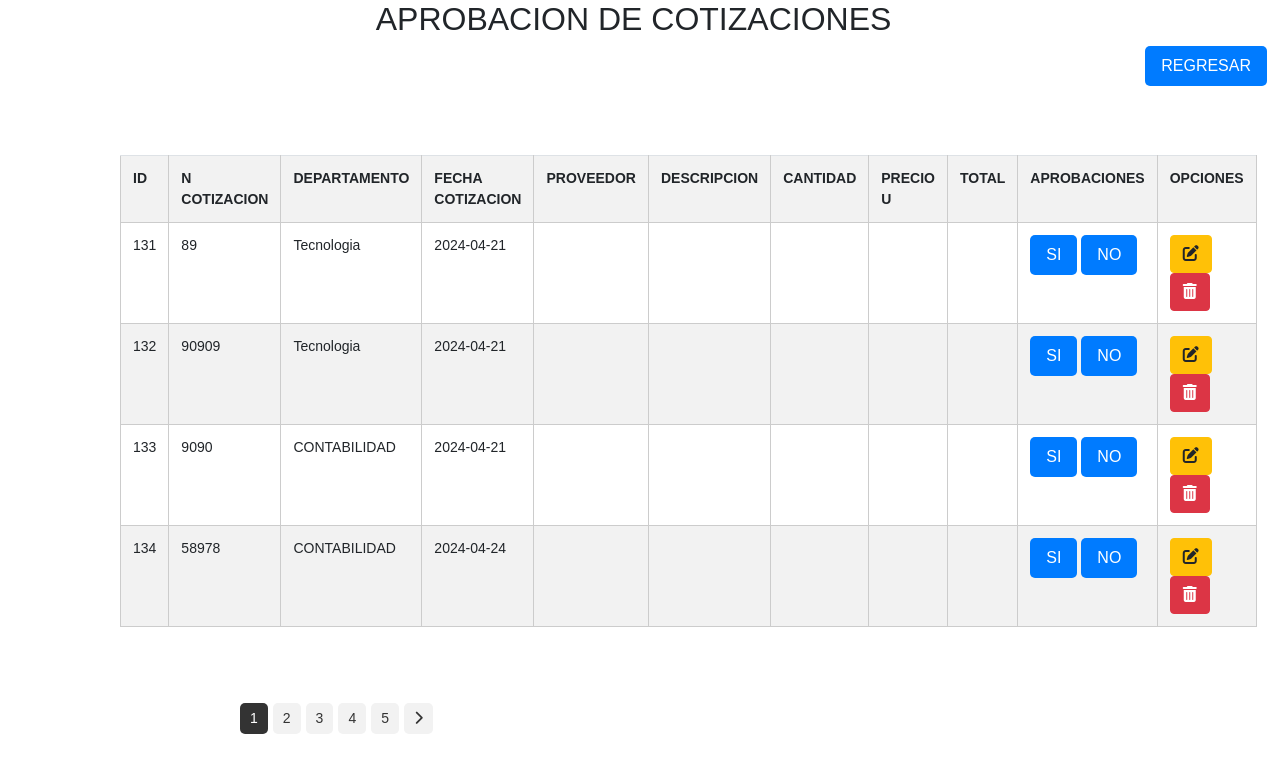
Screenshot of /cotizaciones/aprobacion_cotizaciones.php with the database file from the repository.
### tables this page shows
CREATE TABLE `tbl_cotizacion` (
  `ID_COTIZACION` int(11) NOT NULL AUTO_INCREMENT,
  `ID` int(11) DEFAULT NULL,
  `ID_PROVEEDOR` int(11) DEFAULT NULL,
  `NUMERO_COTIZACION` varchar(20) DEFAULT NULL,
  `DEPARTAMENTO` varchar(100) NOT NULL,
  `FECHA_COTIZACION` date DEFAULT NULL,
  `ESTADO` varchar(255) NOT NULL,
  `URL` varchar(255) NOT NULL,
  `FECHA_CREACION` timestamp NOT NULL DEFAULT current_timestamp(),
  `FECHA_MODIFICACION` timestamp NOT NULL DEFAULT current_timestamp() ON UPDATE current_timestamp(),
  `CREADO_POR` varchar(255) DEFAULT NULL,
  `MODIFICADO_POR` varchar(255) DEFAULT NULL,
  PRIMARY KEY (`ID_COTIZACION`),
  KEY `ID_PROVEEDOR` (`ID_PROVEEDOR`),
  KEY `tbl_solicitudes_tbl_cotizacion` (`ID`),
  CONSTRAINT `tbl_cotizacion_ibfk_1` FOREIGN KEY (`ID_PROVEEDOR`) REFERENCES `tbl_proveedores` (`ID_PROVEEDOR`)
);

### cotizaciones/aprobacion_cotizaciones.php (the view, shortened to what this page needs)
<!DOCTYPE html>
<html lang="en">
<head>
    <link rel="stylesheet" href="../css/estilos.css">
    <link href="https://cdn.jsdelivr.net/npm/bootstrap@5.3.0/dist/css/bootstrap.min.css" rel="stylesheet">
    <link rel="stylesheet" href="https://stackpath.bootstrapcdn.com/bootstrap/4.5.0/css/bootstrap.min.css">
</head>
<body>
    <h2 class="text-center">APROBACION DE COTIZACIONES</h2>
    <link rel="stylesheet" href="styles.css">
    <a href="./cotizaciones.php">
        <button id="btnregresar">REGRESAR</button>
    </a>
<br>
<br>
    <div class="content">
        <div class="table-container">
                <tbody>
                <br>
        <?php
        $conexion = mysqli_connect("localhost", "root", "", "gestion_compras2");
        $sql = "SELECT * FROM tbl_cotizacion";
        $resultados = mysqli_query($conexion, $sql);
        if (mysqli_num_rows($resultados) > 0) {
            echo '<table class="table table-striped">
                    <tr>
                    <th>ID</th>
                    <th>N COTIZACION</th>
                    <th>DEPARTAMENTO</th>
                    <th>FECHA COTIZACION</th>
                    <th>PROVEEDOR</th>
                    <th>DESCRIPCION</th>
                    <th>CANTIDAD</th>
                    <th>PRECIO U</th>
                    <th>TOTAL</th>
                    <th>APROBACIONES</th>
                    <th>OPCIONES</th>
                    </tr>';
            while ($row = mysqli_fetch_assoc($resultados)) {
                echo '<tr>
                        <td>' . $row['ID_COTIZACION'] . '</td>
                        <td>' . $row['NUMERO_COTIZACION'] . '</td>
                        <td>' . $row['DEPARTAMENTO'] . '</td>
                        <td>' . $row['FECHA_COTIZACION'] . '</td>
                        <td>' . $row['NOMBRE_PROVEEDOR'] . '</td>
                        <td>' . $row['DESCRIPCION'] . '</td>
                        <td>' . $row['CANTIDAD'] . '</td>
                        <td>' . $row['PRECIO'] . '</td>
                        <td>' . $row['TOTAL'] . '</td>
                        <td>
                        <label>
                        <input type="radio" name="aprobacion" class="checklist-input" />
                        <span class="checklist-label">
                            SI
                        </span>
                    </label>
                    <label>
                    <input type="radio" name="aprobacion" class="checklist-input" />
                    <span class="checklist-label">
                        NO
                    </span>
                </label>
                        <td>
                        <a href="../cotizaciones/editar_cotizacion.php?id=' . $row['ID_COTIZACION'].'"class="btn btn-warning" >
                        <i class="fas fa-edit"></i>
                        </a>
                        <a href="../cotizaciones/eliminar_cotizacion.php?id=' . $row['ID_COTIZACION'] . '"class="btn btn-danger">
                        <i class="fas fa-trash-alt"></i>
                    </a>
                        </td>
                        </td>
                    </tr>';
            }
            echo '</table>';
        } else {
            mostrarMensaje("No se encontraron registros.", "info");
        }
        ?>
            <div class="content">
                <?php
                $totalSolicitudes = 50;
                $registrosPorPagina = 10;
                $totalPaginas = ceil($totalSolicitudes / $registrosPorPagina);
                $paginaActual = isset($_GET['page']) ? $_GET['page'] : 1;
                ?>
                <div class="pagination">
                    <?php
                    for ($i = 1; $i <= $totalPaginas; $i++) {
                        echo '<a href="?page=' . $i . '" ' . ($i == $paginaActual ? 'class="current"' : '') . '>' . $i . '</a>';
                    }
                    if ($paginaActual < $totalPaginas) {
                        echo '<a href="?page=' . ($paginaActual + 1) . '"><i class="fas fa-chevron-right"></i></a>';
                    }
                    ?>
                </div>
            </div>
        </div>
    </div>
</body>
</html>

### css/estilos.css (style rules this page uses)
body { font-family: Arial, sans-serif; margin: 0; padding: 20px; }
.text-center { text-align: center; }
.content { margin-left: 220px; font-size: 14px; }
table { width: 100%; border-collapse: collapse; }
th, td { padding: 10px; text-align: left; border-bottom: 1px solid #ddd; }
th { background-color: #f2f2f2; }
.content { flex: 1; }
.table { width: calc(100% - 200px); transition: width 0.3s ease; }
.pagination { margin-top: 20px; }
.pagination a { display: inline-block; padding: 5px 10px; margin-right: 5px; background-color: #f2f2f2; text-decoration: none; color: #333; border-radius: 5px; }
.pagination a.current { background-color: #333; color: #fff; }

### objetos/styles.css (style rules this page uses)
body { font-family: Arial, sans-serif; margin: 0; padding: 0; }
.content { margin-left: 100px; padding: 20px; }
table { width: 100%; border-collapse: collapse; margin-top: 20px; }
th, td { border: 1px solid #ccc; padding: 8px; text-align: left; }
th { background-color: #007bff; color: #fff; }

### cotizaciones/aprobacion_cotizaciones.php (style rules this page uses)
#btnregresar { padding: 8px 16px; background-color: #007bff; color: #ffffff; border: none; cursor: pointer; border-radius: 5px; font-size: 16px; float: right; }
.checklist-label { display: inline-block; padding: 8px 16px; background-color: #007bff; color: #ffffff; border: none; cursor: pointer; border-radius: 5px; font-size: 16px; text-decoration: none; }

### rows the page displays
tbl_cotizacion: ID_COTIZACION "131", NUMERO_COTIZACION "89", DEPARTAMENTO "Tecnologia", FECHA_COTIZACION "2024-04-21"
tbl_cotizacion: ID_COTIZACION "132", NUMERO_COTIZACION "90909", DEPARTAMENTO "Tecnologia", FECHA_COTIZACION "2024-04-21"
tbl_cotizacion: ID_COTIZACION "133", NUMERO_COTIZACION "9090", DEPARTAMENTO "CONTABILIDAD", FECHA_COTIZACION "2024-04-21"
tbl_cotizacion: ID_COTIZACION "134", NUMERO_COTIZACION "58978", DEPARTAMENTO "CONTABILIDAD", FECHA_COTIZACION "2024-04-24"
